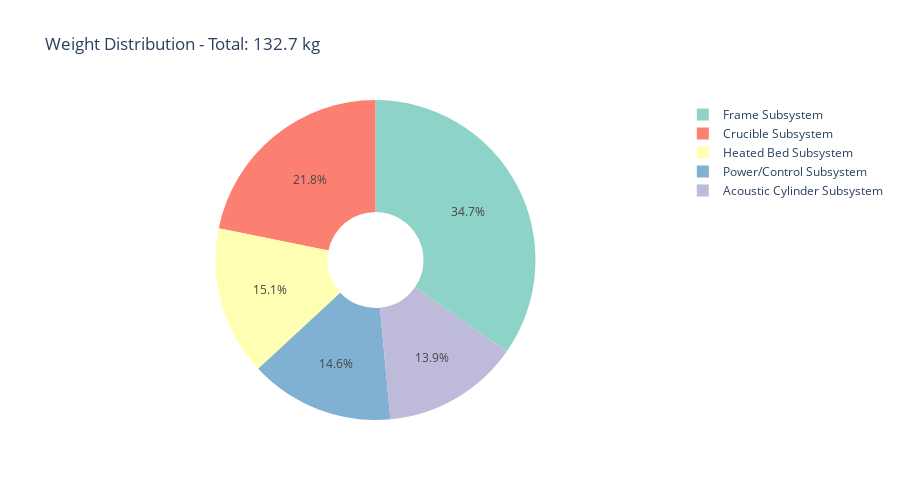

Write notebook code for a chart like this one.
### Markdown cell above
## Weight Distribution and Center of Mass Analysis

### Code cell
def weight_and_com_analysis():
    """Analyze weight distribution and estimate center of mass"""
    
    print("⚖️ WEIGHT DISTRIBUTION ANALYSIS")
    print("=" * 80)
    
    # 1. Weight by subsystem
    weight_by_subsystem = {}
    total_weight = 0
    component_weights = []
    
    for comp in registry.components:
        if comp.tech_specs.weight:
            weight = comp.tech_specs.weight * comp.quantity
            total_weight += weight
            
            category = comp.category.value
            if category not in weight_by_subsystem:
                weight_by_subsystem[category] = {'weight': 0, 'components': []}
            
            weight_by_subsystem[category]['weight'] += weight
            weight_by_subsystem[category]['components'].append({
                'name': comp.name,
                'weight': weight
            })
            
            component_weights.append({
                'Component': comp.name,
                'Category': category,
                'Unit Weight (kg)': comp.tech_specs.weight,
                'Qty': comp.quantity,
                'Total Weight (kg)': weight
            })
    
    # 2. Display weight breakdown
    print("\n📊 Weight by Subsystem:")
    print("-" * 40)
    
    subsystem_summary = []
    for subsystem, data in weight_by_subsystem.items():
        percentage = (data['weight'] / total_weight * 100) if total_weight > 0 else 0
        subsystem_summary.append({
            'Subsystem': subsystem,
            'Weight (kg)': round(data['weight'], 2),
            'Percentage': f"{percentage:.1f}%",
            'Components': len(data['components'])
        })
        print(f"  {subsystem:30} {data['weight']:8.2f} kg ({percentage:5.1f}%)")
    
    print(f"\n  {'TOTAL':30} {total_weight:8.2f} kg")
    
    # 3. Heavy components list
    print("\n🏋️ Top 10 Heaviest Components:")
    print("-" * 40)
    
    df_weights = pd.DataFrame(component_weights)
    df_weights = df_weights.sort_values('Total Weight (kg)', ascending=False)
    display(df_weights.head(10))
    
    # 4. Center of Mass Estimation (simplified)
    print("\n📍 Center of Mass Estimation:")
    print("-" * 40)
    
    # Assume components are distributed in layers
    z_positions = {
        ComponentCategory.FRAME: 400,  # mm - middle height
        ComponentCategory.HEATED_BED: 100,  # Bottom
        ComponentCategory.ACOUSTIC: 300,  # Middle
        ComponentCategory.CRUCIBLE: 500,  # Upper
        ComponentCategory.POWER_CONTROL: 50  # Bottom (in enclosure)
    }
    
    com_x, com_y, com_z = 0, 0, 0
    moment_weight = 0
    
    for comp in registry.components:
        if comp.tech_specs.weight:
            weight = comp.tech_specs.weight * comp.quantity
            z_pos = z_positions.get(comp.category, 250)
            
            # Assume centered in X-Y plane for now
            com_z += weight * z_pos
            moment_weight += weight
    
    if moment_weight > 0:
        com_z = com_z / moment_weight
        print(f"  Estimated COM Height: {com_z:.0f}mm from base")
        print(f"  Stability: {'STABLE' if com_z < 400 else 'CHECK REQUIRED'}")
    
    # 5. Visualization
    fig = go.Figure()
    
    # Pie chart of weight distribution
    labels = [item['Subsystem'] for item in subsystem_summary]
    values = [float(item['Weight (kg)']) for item in subsystem_summary]
    
    fig.add_trace(go.Pie(
        labels=labels,
        values=values,
        hole=0.3,
        marker=dict(colors=px.colors.qualitative.Set3)
    ))
    
    fig.update_layout(
        title=f"Weight Distribution - Total: {total_weight:.1f} kg",
        height=500
    )
    fig.show()
    
    # 6. Transport considerations
    print("\n🚚 Transport & Handling:")
    print("-" * 40)
    print(f"  Total System Weight: {total_weight:.1f} kg ({total_weight*2.2:.0f} lbs)")
    
    if total_weight > 100:
        print(f"  ⚠️ Requires: Pallet jack or forklift")
        print(f"  ⚠️ Minimum 2-person lift for assembly")
    elif total_weight > 50:
        print(f"  ⚠️ Requires: 2-person lift")
    
    print(f"  Recommended Crate Size: 1.2×1.2×1.0m")
    print(f"  Shipping Class: Freight")
    
    return df_weights

# Run the analysis
weight_df = weight_and_com_analysis()

### Figure 1 — Plotly figure (JSON) as saved in the notebook; plotly's stock layout.template omitted (floating-point values rounded to 4 significant figures)
{"data": [{"hole": 0.3, "labels": ["Frame Subsystem", "Heated Bed Subsystem", "Acoustic Cylinder Subsystem", "Crucible Subsystem", "Power/Control Subsystem"], "marker": {"colors": ["rgb(141,211,199)", "rgb(255,255,179)", "rgb(190,186,218)", "rgb(251,128,114)", "rgb(128,177,211)", "rgb(253,180,98)", "rgb(179,222,105)", "rgb(252,205,229)", "rgb(217,217,217)", "rgb(188,128,189)", "rgb(204,235,197)", "rgb(255,237,111)"]}, "type": "pie", "values": [45.99, 20.02, 18.39, 28.96, 19.34]}], "layout": {"height": 500, "title": {"text": "Weight Distribution - Total: 132.7 kg"}}}
